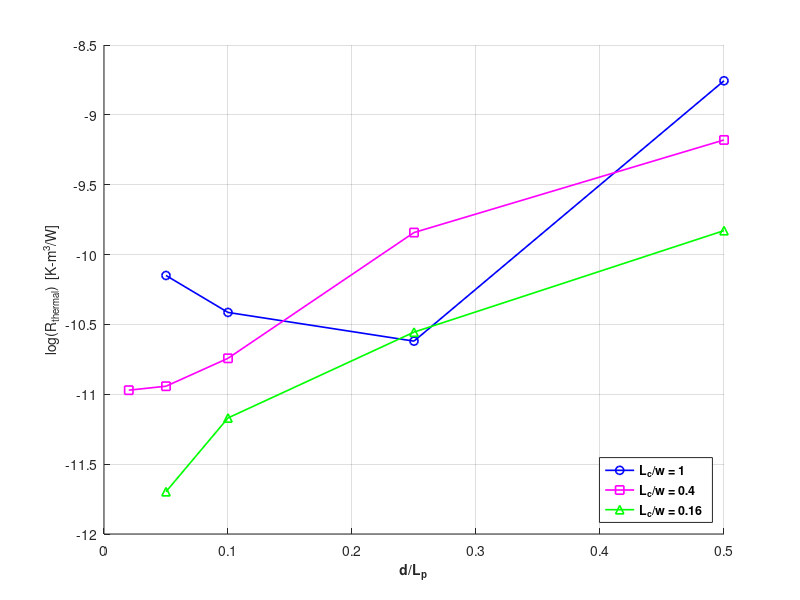

Write MATLAB code to recreate this figure.
clc
close all
% clear all

%deltas
delta_T=43;
delta_P=50;

%FLUID PROPS
rho=1.225;
k=0.0242;
cp=1006.43;
mu=1.7894e-5;
alpha=k/rho/cp;

%GEOMETRY PARAMS
w = [0.025 0.025 0.025];
Lc = [0.025 0.01 0.004];
d = [0.0005 0.001 0.0025 0.005];
da= linspace(0.0002, 0.005, 1000);
Lp = [0.01 0.01 0.01 0.01];
for i=1:1:length(da)
    Lpa(i) = 0.01;
end

dbyLp = d./Lp;
da_by_Lpa = da./(Lpa);

d_by_Lp={};
d_by_Lp{1} = dbyLp;
d_by_Lp{2} = [0.0002 0.0005 0.001 0.0025 0.005]./[0.01 0.01 0.01 0.01 0.01];
d_by_Lp{3} = dbyLp;
%ANALYTICAL Q AND R : 2 LIMITS

% 0 Limit
Q1_pervol = rho*cp*delta_T*delta_P/32/mu.*da.^2./Lpa.^2;
R1 = delta_T./Q1_pervol;

% INF Limit
Q2_pervol = 4*k*delta_T./sqrt(alpha*Lpa)./da.*(2*delta_P./rho)^0.25;
R2 = delta_T./Q2_pervol;

% Simulation Results
Qsim_pervol={};
unevenness = {};
R_sim={};

Qsim_pervol{1} = [1.10E+06 14.330E+05 1.76E+06 2.73E+05]; %% 2nd entry was 9.6e5
R_sim{1} = delta_T./Qsim_pervol{1};
% unevenness{1} = [0.404420911 0.236120911 0 -0.061782724];

Qsim_pervol{2} = [2.50E+06 2.43E+06 1.99E+06 8.09E+05 4.17E+05];
R_sim{2} = delta_T./Qsim_pervol{2};
% unevenness{2} = [-0.65 -0.784097724 -1.008397724 -1.166968096 -1.713897724];%% 1st entry is arbit

Qsim_pervol{3} = [5.17E+06 3.05E+06 1.65E+06 7.98E+05];
R_sim{3} = delta_T./Qsim_pervol{3};
% unevenness{3} = [-1.260492487 -2.09053963 -4.125494309 -5.004794309];
%% PLOTTING
p=1;
figure(p);
plotStyle = {'k--','r--','b-o','m-s','g-^'};
grid on;
hold on;

% plot(da_by_Lpa,log(R1),plotStyle{1},da_by_Lpa,log(R2),plotStyle{2},'LineWidth',2);
% %

for p=1:1:3
plot(d_by_Lp{p},log(R_sim{p}),plotStyle{p+2},'LineWidth',1.2);
end
Lc_by_w = Lc./w;

legend(['L_c/w = ' num2str(Lc_by_w(1))],['L_c/w = ' num2str(Lc_by_w(2))],['L_c/w = ' num2str(Lc_by_w(3))],...
    'Location','southeast','FontSize',9,'FontWeight','bold');
xlabel('d/L_p','FontSize',10,'FontWeight','bold')
ylabel('log(R_{thermal})  [K-m^{3}/W]','FontSize',10)
 
%% YY PLOTTING
% p = 3 ; % Case # = p
% figure(1);
% [AX,H1,H2] = plotyy(d_by_Lp{p},R_sim{p},d_by_Lp{p},unevenness{p},'plot');
% 
% %You can use the handles returned by plotyy to label the axes and set the line styles used for plotting.
% % With the axes handles you can specify the YLabel properties of the left- and right-side y-axis:
% hold on;
% grid on;
% %Ylabels
% set(get(AX(1),'Ylabel'),'String','R_{thermal} (K-m^{3}/W)');
% set(get(AX(2),'Ylabel'),'String','Flow Unevenness');%'$Flow\ Unevenness={}^{{{u}_{MAX-Channel}}-{{u}_{HagenPoiseuille}}}/{}_{{{u}_{inlet}}}$', 'Interpreter', 'Latex')
% 
% %Xlabel
% xlab='d/Lp';
% obj_label=xlabel(xlab);
% set(obj_label,'Interpreter','Latex','FontSize',12,'FontWeight','bold');
% 
% %TiTle
% param = Lc./w;
% obj=title(sprintf('$Lc/w = %0.3f$;',param(p)));
% set(obj,'Interpreter','Latex','FontSize',12,'FontWeight','bold');
% 
% %Use the line handles to set the LineStyle properties of the left- and right-side plots:
% set(H1,'LineStyle',':','marker','s','LineWidth',2)
% set(H2,'LineStyle',':','marker','o','LineWidth',2)
% 
% %legend([H1;H2],'y1','y2');
% 
% % get current (active) axes property
% scale = 0.041;
% pos = get(gca, 'Position');
% pos(2) = pos(2)+scale*pos(4);
% pos(4) = (1-scale)*pos(4);
% set(gca, 'Position', pos)
% 
% %
% % fname = ['R_uneven_' num2str(p) '.fig'];
% % savefig(fname)
% % ename = ['R_uneven_' num2str(p) '.eps'];
% % saveas(gcf,ename)
% % jname = ['R_uneven_' num2str(p) '.jpg'];
% % saveas(gcf,jname)
